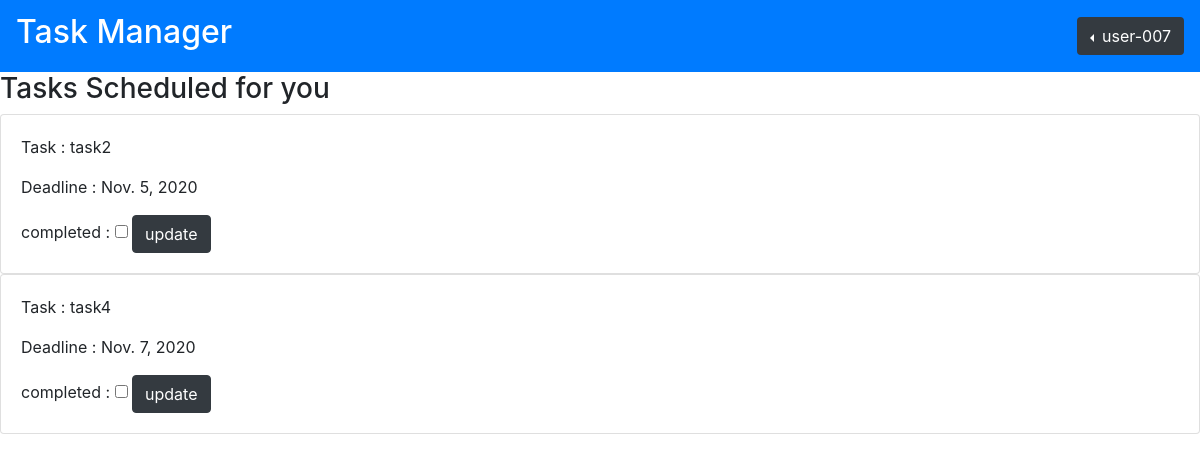
The app's page / (signed in), older data.
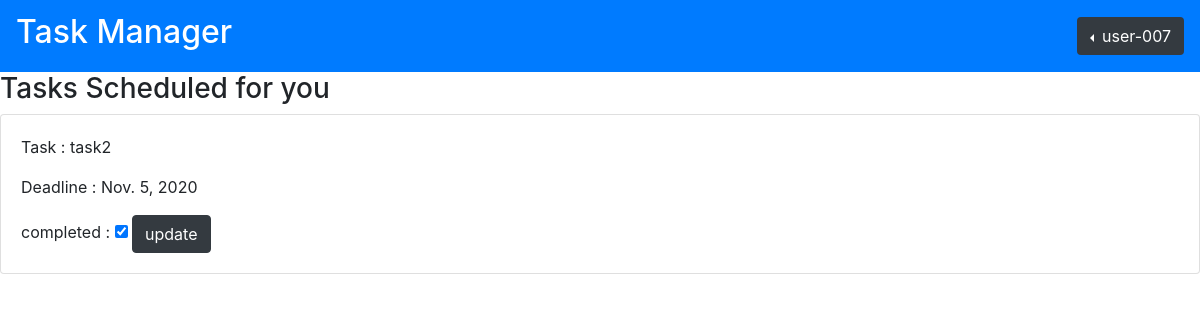
The same page, newer data.
### base/models.py (models this page shows)
class Task(models.Model):
    title = models.CharField(max_length = 30)
    deadline = models.DateField()
    done = models.BooleanField()
    user = models.ForeignKey(settings.AUTH_USER_MODEL,on_delete = models.CASCADE, null = True, blank = True)

### base/views.py (the view)
# urls.py: path('',views.home,name = 'home'),
@login_required(login_url='login')
def home(request):
    template = 'base/home.html'
    try:
        obj = Task.objects.filter(user = request.user)
    except:
        obj = 'none'
    users = User.objects.filter(~Q(id = 1))
    return render(request,template,{'obj': obj,'users' : users})

### templates/base/home.html (shortened to what this page needs)
{% extends 'base.html' %}
{% block content %}
{% include 'includes/header.html' %}
    <h3>Tasks Scheduled for you</h3>
    {% if obj == 'none' %}
        <div class="card">
            <div class="card-body">
                <p><pre>No Tasks scheduled for you </pre> </p>
            </div>
        </div>
    {% else %}
        {% for o in obj %}
            <div class="card">
                <div class="card-body">
                     <p> Task : {{o.title}}</p> <p> Deadline : {{o.deadline}} </p>
                    <form method="POST" action="{% url 'updatestatus' pk=o.pk %}"> {% csrf_token %}
                    completed : <input type="checkbox" name="status" {% if o.done %} checked = 'checked'{% endif %}>
                    <input type="submit" value="update" class="btn btn-dark">
                </form>
                </div>
            </div>
         {% endfor %}
    {% endif %}
{% endblock %}

Row changes from the older to the newer data that the page shows:
no longer on this page (row edited): Task: title "task4", deadline "Nov. 7, 2020"
changed Task "task2": done "☐" → "☑"
